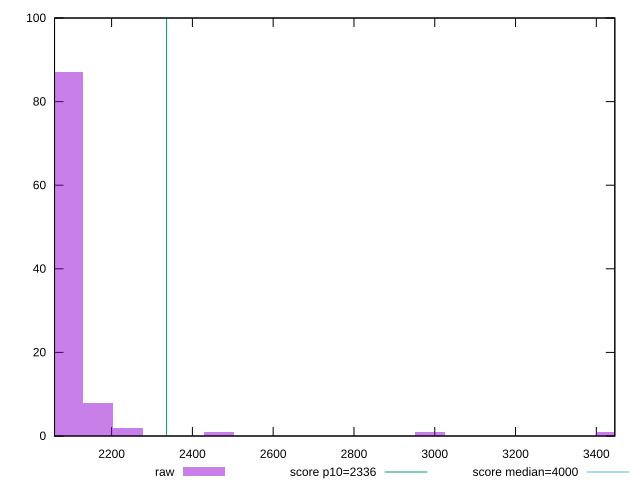

The script that saved this image:
reset

$raw <<EOF
3436.5270219051836 1
2988.2843668740725 1
2091.7990568118507 87
2465.3346026711097 1
2241.2132751555546 2
2166.5061659837024 8
EOF

set key outside below
set boxwidth 74.70710917185181
set xrange [2058.7039999999997:3445.8105000000005]
set yrange [0:100]
set trange [0:100]
set style fill transparent solid 0.5 noborder

set parametric
set terminal svg size 640, 490 enhanced background rgb 'white'
set output "report_00017_2021-02-10T15-08-03.406Z/first-contentful-paint/samples/pages+cached/raw/histogram.svg"

plot $raw title "raw" with boxes, \
     2336,t title "score p10=2336", \
     4000,t title "score median=4000"

reset
